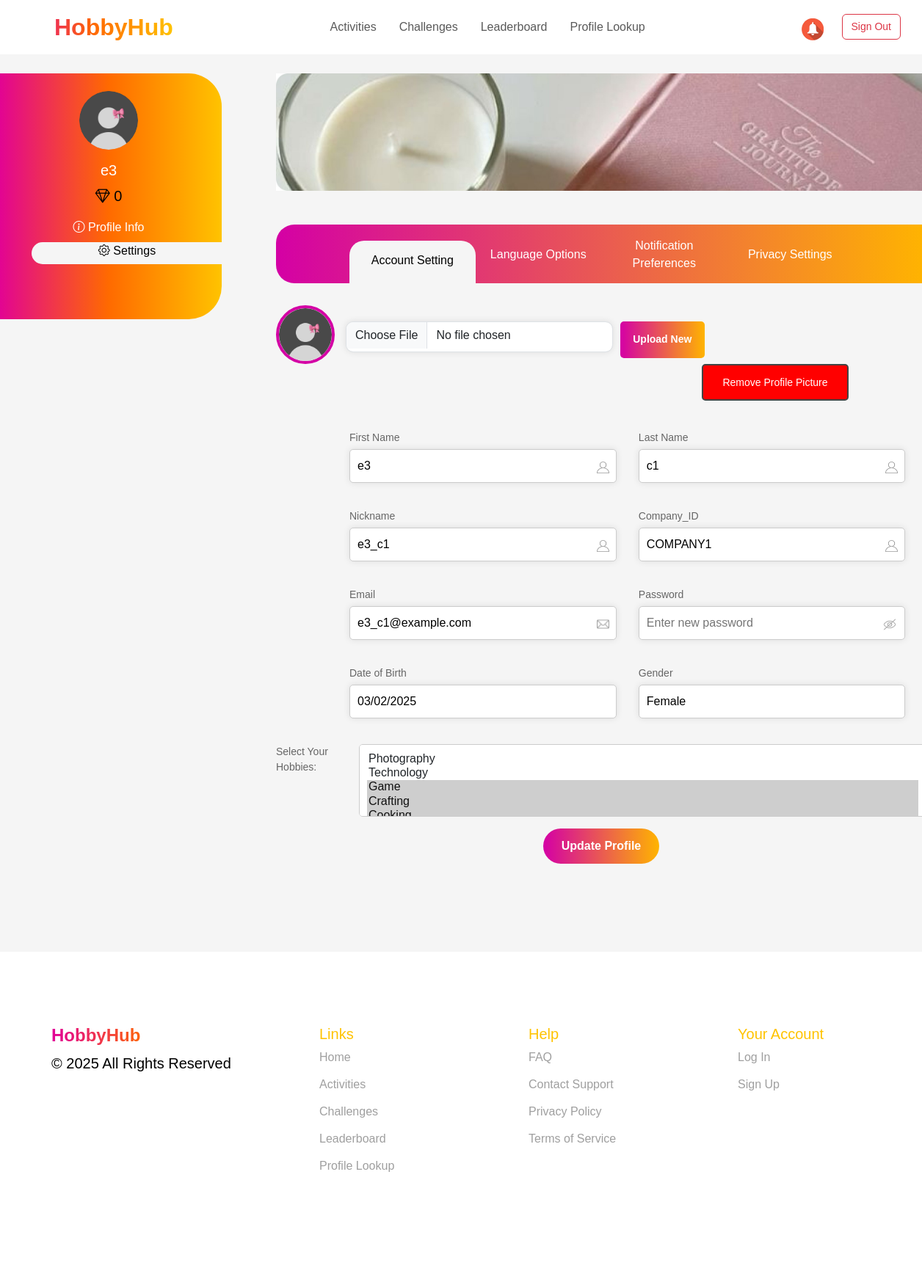
The page /user_profile/setting/ (signed in) on the database as committed earlier.
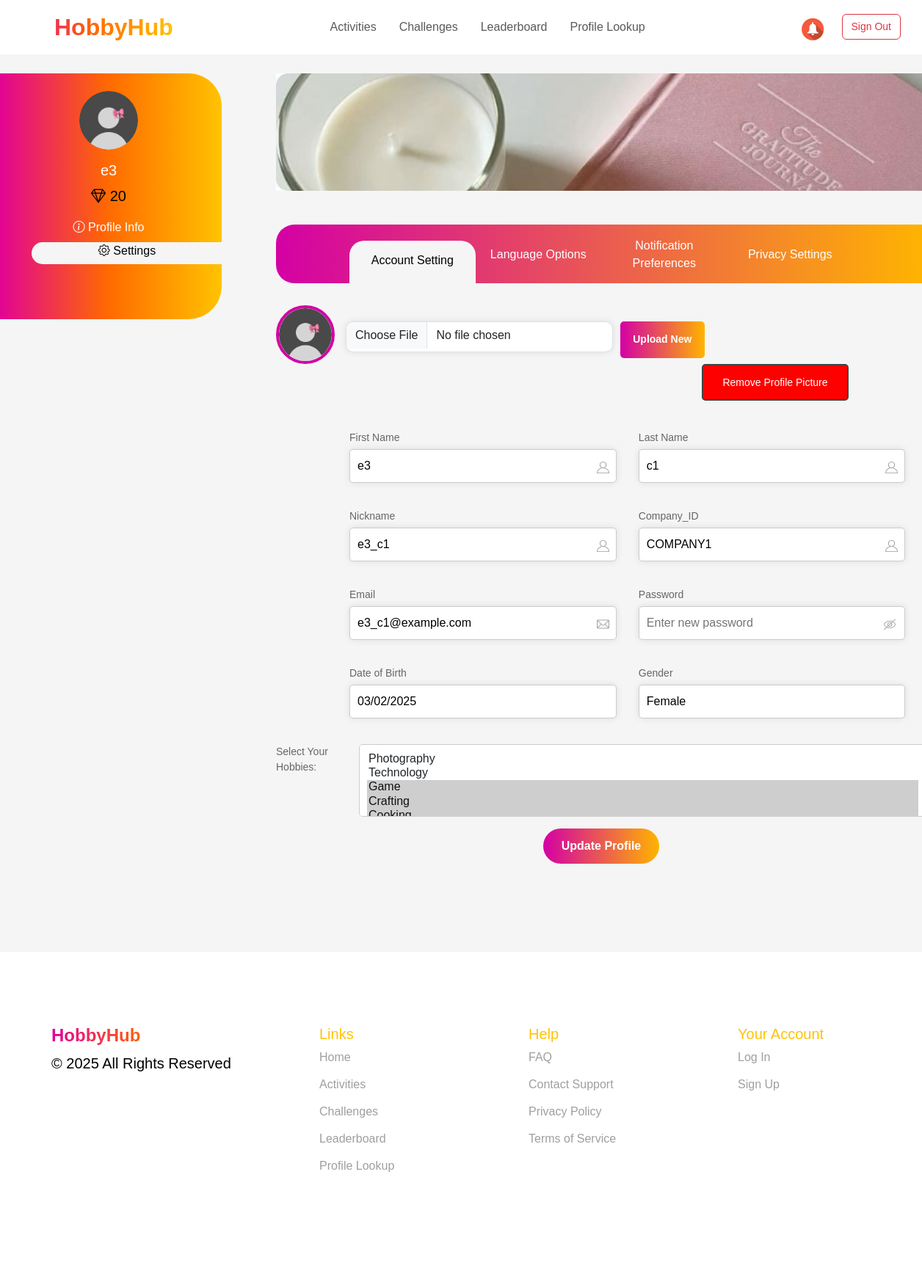
The same page on the database as committed later.
### events/models.py (models this page shows, shortened)
class Employee(models.Model):
    nickname = models.CharField(max_length=100, primary_key=True, verbose_name="Nickname")
    name = models.CharField(max_length=255, verbose_name="Name")
    last_name = models.CharField(max_length=255, verbose_name="Last Name")
    number = models.CharField(max_length=20, verbose_name="Number")
    join_date = models.DateField(verbose_name="Join Date")
    date_of_birth = models.DateField(null=True, blank=True, verbose_name="Date of Birth")
    receive_sms_notifications = models.BooleanField(default=True, verbose_name="Receive SMS Notifications")
    receive_email_notifications = models.BooleanField(default=True, verbose_name="Receive Email Notifications")
    receive_reminders = models.BooleanField(default=True, verbose_name="Receive Reminders")
    social_id = models.CharField(max_length=255, blank=True, null=True)  # ID из социальной сети
    social_provider = models.CharField(max_length=50, blank=True, null=True)  # Провайдер (Google, Facebook и т.д.)
    company = models.ForeignKey(
        Company,
        to_field='company_id',
        on_delete=models.CASCADE,
        verbose_name="Company"
    )
    gender = models.CharField(max_length=10, choices=[('Male', 'Male'), ('Female', 'Female')], verbose_name="Gender")
    mail = models.EmailField(unique=True, verbose_name="Email")
    password = models.CharField(max_length=255, verbose_name="Password")
    is_approved = models.BooleanField(default=False, verbose_name="Approved")
    profile_photo = models.ImageField(upload_to='profile_photos/', null=True, blank=True, verbose_name="Profile Photo")
    hobbies = models.ManyToManyField(Hobby, blank=True, related_name='employees')
    diamonds = models.IntegerField(default=0, verbose_name="Diamonds")

class Hobby(models.Model):
    name = models.CharField(max_length=100, unique=True, verbose_name="Hobby Name")

### events/views.py (the view)
# urls.py: path('user_profile/setting/', user_setting, name='user_setting'),
@role_required("employee")
@approval_required
def user_setting(request):
    nickname=request.session.get("nickname")
    all_hobbies = Hobby.objects.all()
    if not nickname:
        return redirect("sign_in")
    user = Employee.objects.filter(nickname=nickname).first()
    if not user:
        return redirect("sign_in")
    return render(request, 'user_setting.html', {"user":user, 'all_hobbies': all_hobbies})

### events/views.py (called while the page is built)
def role_required(role):
    def decorator(view_func):
        @wraps(view_func)
        def wrapper(request, *args, **kwargs):
            if role == "employee" and not request.session.get("nickname"):
                return redirect(f"/sign_in/?next={request.get_full_path()}")
            if role == "organizer" and not request.session.get("company_id"):
                return redirect(f"/sign_in/?next={request.get_full_path()}")
            return view_func(request, *args, **kwargs)
        return wrapper
    return decorator

def approval_required(view_func):
    @wraps(view_func)
    def _wrapped_view(request, *args, **kwargs):
        nickname = request.session.get("nickname")
        if not nickname:
            return redirect("sign_in")
        user = Employee.objects.filter(nickname=nickname).first()
        if not user or not user.is_approved:
            return redirect("")
        return view_func(request, *args, **kwargs)
    return _wrapped_view

### events/templates/user_setting.html (shortened to what the changed rows need)
{% extends "user_profile_base.html" %}
{% load static %}
{% block extra_css %}
    <link rel="stylesheet" href="https://cdn.jsdelivr.net/npm/bootstrap@5.3.0/dist/css/bootstrap.min.css">
    <link href="https://cdn.jsdelivr.net/npm/bootstrap-icons/font/bootstrap-icons.css" rel="stylesheet">
    <link rel="stylesheet" href="{% static 'css/all.css' %}">
    <link rel="stylesheet" href="{% static 'css/sass_styles.css' %}">
{% endblock %}
{% block content %}
        <div class="container mt-4">
            <div class="row  mainpartpro">
                <div class="col-md-2">
                    <div class="sidebar p-4">
                        {% if user.profile_photo %}
                            <img src="{{ user.profile_photo.url }}" alt="Profile" class="rounded-circle mb-3" width="80" alt="Profile">
                        {% else %}
                            <img src="{% static 'images/profile_photo.png' %}" class="rounded-circle mb-3" width="80" alt="Profile">
                        {% endif %}
                        <h5>{{ user.name }}</h5>
                        <p><i class="bi bi-gem"></i> {{ user.diamonds }}</p>
                        <div class="pro-set-tab w-100 mb-2"><i class="bi bi-info-circle"></i><a href="{% url 'user_profile' %}">   Profile Info</a></div>
                        <div class="pro-act-set-tab w-100 mb-2"><i class="bi bi-gear"></i>   Settings</div>
                    </div>
                </div>
                <div class="col-md-10 mainpartpro">
                    <form method="POST" action="{% url 'update_user_profile' %}" enctype="multipart/form-data">
                        <div class="form-container">
                            <div class="form-group">
                                <div class="input-field">
                                    <label>First Name</label>
                                    <input type="text" name="name" value="{{ user.name }}">
                                    <i><img src="{% static 'images/imput_profile_icon.png' %}" width="17"></i>
                                </div>
                                <div class="input-field">
                                    <label>Last Name</label>
                                    <input type="text" name="last_name" value="{{ user.last_name }}">
                                    <i><img src="{% static 'images/imput_profile_icon.png' %}" width="17"></i>
                                </div>
                            </div>
                            <div class="form-group">
                                <div class="input-field">
                                    <label>Nickname</label>
                                    <input type="text" value="{{ user.nickname }}" readonly>
                                    <i><img src="{% static 'images/imput_profile_icon.png' %}" width="17"></i>
                                </div>
                                <div class="input-field">
                                    <label>Company_ID</label>
                                    <input type="text" value="{{ user.company_id }}" readonly>
                                    <i><img src="{% static 'images/imput_profile_icon.png' %}" width="17"></i>
                                </div>
                            </div>
                            <div class="form-group">
                                <div class="input-field">
                                    <label>Email</label>
                                    <input type="email" name="mail" value="{{ user.mail }}">
                                    <i><img src="{% static 'images/mail_icon.png' %}" width="17"></i>
                                </div>
                            </div>
                            <div class="form-group">
                                <div class="input-field">
                                    <label>Date of Birth</label>
                                    <input type="date" name="date_of_birth" value="{{ user.date_of_birth|date:'Y-m-d' }}" readonly>
                                </div>
                                <div class="input-field">
                                    <label>Gender</label>
                                    <input type="gender" name="gender" value="{{ user.gender }}">
                                </div>
                            </div>
                        </div>
                        <div class="form-group">
                            <label for="hobbies">Select Your Hobbies:</label>
                            <select name="hobbies[]" id="hobbies" multiple class="form-control">
                                {% for hobby in all_hobbies %}
                                    <option value="{{ hobby.id }}" {% if hobby in user.hobbies.all %}selected{% endif %}>
                                        {{ hobby.name }}
                                    </option>
                                {% endfor %}
                            </select>
                        </div>
                    </form>
                </div>
            </div>
        </div>
    </div>
    {% endblock %}

Rows that differ between the two databases and show on the page:
changed Employee "e3_c1": diamonds "0" → "20"
